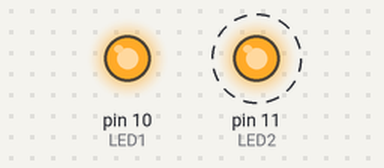
Simulated run of this sketch. Board: Arduino Uno, built with avr-gcc and run on an emulated ATmega328P. Shown: output pins drawn as LEDs (lit = HIGH). Dashed ring = blinking.

Above: at 0.2 s.
At 3.2 s:
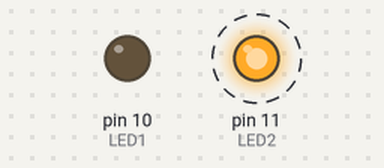
Timing chart, 0 to 5.2 s (numbered marks = the images above):
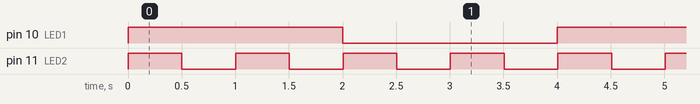

Measured:
- by itself, pin 10 (LED1): alternates HIGH for 2.0 s and LOW for 2.0 s
- by itself, pin 11 (LED2): alternates HIGH for 0.50 s and LOW for 0.50 s
- by itself, everything shown: repeats every 4.0 s, in 10 steps

The sketch:

p01.ino
```cpp
// C++ code
//
#define LED1 10
#define LED2 11

unsigned long tempoLed1;
unsigned long tempoLed2;

int statoLed1;
int statoLed2;

void setup()
{
  pinMode(LED1, OUTPUT);
  pinMode(LED2, OUTPUT);

  tempoLed1 = millis();
  statoLed1 = 1;
  digitalWrite(LED1, HIGH);

  tempoLed2 = millis();
  statoLed2 = 1;
  digitalWrite(LED2, HIGH);
}

void loop()
{
  if(millis() - tempoLed1 > 2000){
    if(statoLed1 == 1){
    	statoLed1 = 0;
      	digitalWrite(LED1, LOW);
    }
    else{
    	statoLed1 = 1;
      	digitalWrite(LED1, HIGH);
    }
    tempoLed1 = millis();
  }

  if(millis() - tempoLed2 > 500){
    if(statoLed2 == 1){
    	statoLed2 = 0;
      	digitalWrite(LED2, LOW);
    }
    else{
    	statoLed2 = 1;
      	digitalWrite(LED2, HIGH);
    }
    tempoLed2 = millis();
  }
}
```
